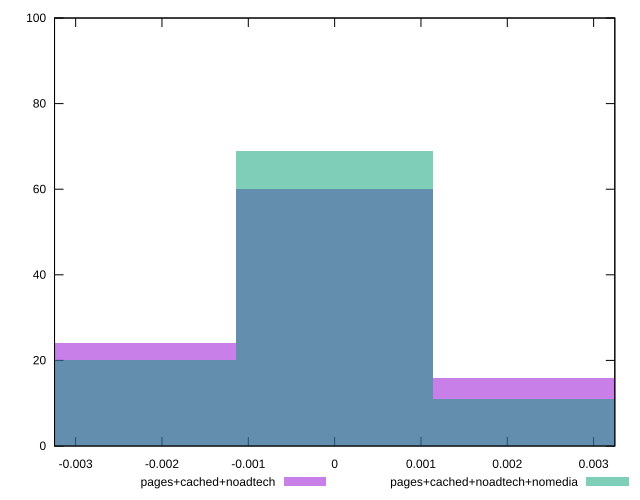

Write the gnuplot code that produced this figure.
reset

$pagesCachedNoadtech <<EOF
0 60
-0.0022872037867134663 24
0.0022872037867134663 16
EOF

$pagesCachedNoadtechNomedia <<EOF
0 69
-0.0022872037867134663 20
0.0022872037867134663 11
EOF

set key outside below
set boxwidth 0.0022872037867134663
set xrange [-0.0032444980239537237:0.003245593027416556]
set yrange [0:100]
set trange [0:100]
set style fill transparent solid 0.5 noborder
set terminal svg size 640, 500 enhanced background rgb 'white'
set output "report_00009_2021-02-08T22-37-41.559Z/meta/pScore-difference/comparison/histogram/2_vs_3.svg"

plot $pagesCachedNoadtech title "pages+cached+noadtech" with boxes, \
     $pagesCachedNoadtechNomedia title "pages+cached+noadtech+nomedia" with boxes

reset
